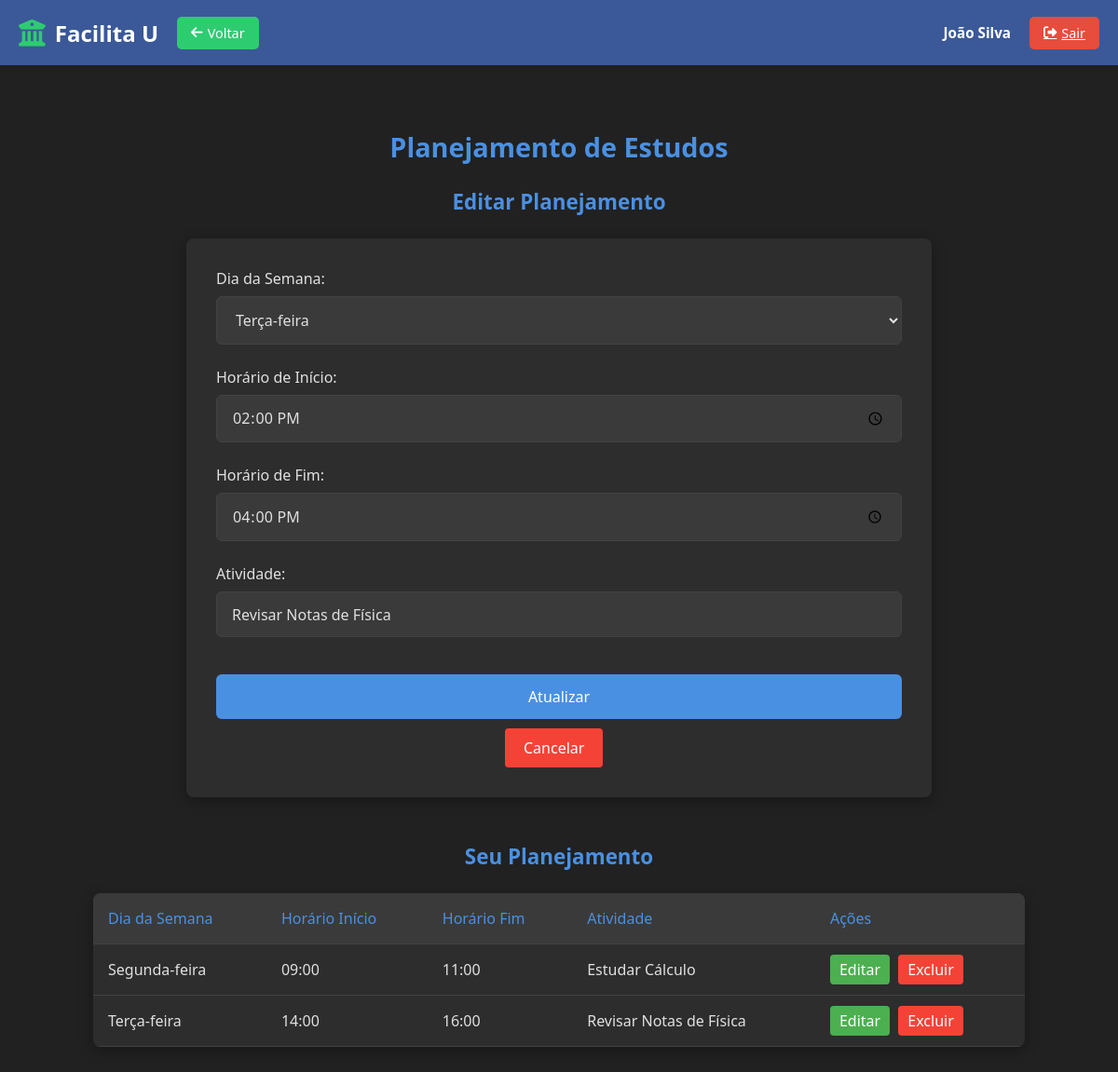
The app's page /Código/FacilitaU_proj/planejamento_estudos.php?editar=2 (signed in) with its own data.
### tables this page shows
CREATE TABLE Planejamento_Estudos (
    planejamento_id INT AUTO_INCREMENT PRIMARY KEY COMMENT 'Identificador único do planejamento',
    usuario_id INT NOT NULL COMMENT 'ID do usuário dono do planejamento (referência à tabela Usuarios)',
    dia_semana ENUM('segunda', 'terca', 'quarta', 'quinta', 'sexta', 'sabado', 'domingo') NOT NULL COMMENT 'Dia da semana para o planejamento',
    horario_inicio TIME NOT NULL COMMENT 'Horário de início da atividade',
    horario_fim TIME NOT NULL COMMENT 'Horário de término da atividade',
    atividade VARCHAR(100) NOT NULL COMMENT 'Descrição da atividade planejada',
    FOREIGN KEY (usuario_id) REFERENCES Usuarios(usuario_id) ON DELETE CASCADE
)COMMENT 'Tabela de planejamento de estudos dos estudantes';

### Código/FacilitaU_proj/planejamento_estudos.php (the view, shortened to what this page needs)
<?php
include 'config.php';
include 'header.php';
$usuario_id = $_SESSION['usuario_id'];
$editar_id = null;
$editar_dados = null;
if (isset($_GET['editar'])) {
    $editar_id = $_GET['editar'];
    $sql = "SELECT * FROM Planejamento_Estudos WHERE planejamento_id = ? AND usuario_id = ?";
    $stmt = $conn->prepare($sql);
    $stmt->bind_param("ii", $editar_id, $usuario_id);
    $stmt->execute();
    $result = $stmt->get_result();
    $editar_dados = $result->fetch_assoc();
}
$sql = "SELECT * FROM Planejamento_Estudos WHERE usuario_id = ? ORDER BY
        FIELD(dia_semana, 'segunda', 'terca', 'quarta', 'quinta', 'sexta', 'sabado', 'domingo'),
        horario_inicio";
$stmt = $conn->prepare($sql);
$stmt->bind_param("i", $usuario_id);
$stmt->execute();
$result = $stmt->get_result();
?>
<link rel="stylesheet" href="CSS/planejar_estudos.css">
<link rel="stylesheet" href="CSS/editarPlanejamento.css">
<h2>Planejamento de Estudos</h2>
<h3><?php echo isset($editar_id) ? "Editar Planejamento" : "Cadastrar Novo Planejamento"; ?></h3>
<form method="POST" action="planejamento_estudos.php" onsubmit="return validarHorarios()">
    <label for="dia_semana">Dia da Semana:</label>
    <select name="dia_semana" id="dia_semana" required>
        <?php
        $dias_semana = [
            'segunda' => 'Segunda-feira',
            'terca' => 'Terça-feira',
            'quarta' => 'Quarta-feira',
            'quinta' => 'Quinta-feira',
            'sexta' => 'Sexta-feira',
            'sabado' => 'Sábado',
            'domingo' => 'Domingo'
        ];
        foreach ($dias_semana as $valor => $nome) {
            $selected = (isset($editar_dados) && $editar_dados['dia_semana'] == $valor) ? 'selected' : '';
            echo "<option value='$valor' $selected>$nome</option>";
        }
        ?>
    </select>
    <label for="horario_inicio">Horário de Início:</label>
    <input type="time" name="horario_inicio" id="horario_inicio"
           value="<?php echo isset($editar_dados) ? $editar_dados['horario_inicio'] : ''; ?>" required>
    <label for="horario_fim">Horário de Fim:</label>
    <input type="time" name="horario_fim" id="horario_fim"
           value="<?php echo isset($editar_dados) ? $editar_dados['horario_fim'] : ''; ?>" required min="<?php echo isset($editar_dados) ? $editar_dados['horario_inicio'] : ''; ?>">
    <label for="atividade">Atividade:</label>
    <input type="text" name="atividade" id="atividade"
           value="<?php echo isset($editar_dados) ? htmlspecialchars($editar_dados['atividade']) : ''; ?>" required>
    <button type="submit"><?php echo isset($editar_id) ? "Atualizar" : "Cadastrar"; ?></button>
    <?php if (isset($editar_id)): ?>
        <a href="planejamento_estudos.php" class="cancel-button">Cancelar</a>
    <?php endif; ?>
</form>
<h3>Seu Planejamento</h3>
<?php
if ($result->num_rows > 0) {
    echo "<table>";
    echo "<tr><th>Dia da Semana</th><th>Horário Início</th><th>Horário Fim</th><th>Atividade</th><th>Ações</th></tr>";
    while ($row = $result->fetch_assoc()) {
        echo "<tr>";
        echo "<td>" . $dias_semana[$row['dia_semana']] . "</td>";
        echo "<td>" . substr($row['horario_inicio'], 0, 5) . "</td>";
        echo "<td>" . substr($row['horario_fim'], 0, 5) . "</td>";
        echo "<td>" . htmlspecialchars($row['atividade']) . "</td>";
        echo "<td class='actions'>";
        echo "<a href='planejamento_estudos.php?editar=" . $row['planejamento_id'] . "' class='edit-btn'>Editar</a> ";
        echo "<a href='planejamento_estudos.php?excluir=" . $row['planejamento_id'] . "' class='delete-btn' onclick='return confirm(\"Tem certeza que deseja excluir este planejamento?\")'>Excluir</a>";
        echo "</td>";
        echo "</tr>";
    }
    echo "</table>";
} else {
    echo "<p>Nenhum planejamento cadastrado.</p>";
}
?>
</body>
</html>

### Código/FacilitaU_proj/CSS/header.css (style rules this page uses)
:root { --primary-color: #3b5998; --secondary-color: #2ecc71; --text-light: #fff; --text-dark: #333; --header-height: 70px; --danger-color: #e74c3c; }

### Código/FacilitaU_proj/CSS/planejar_estudos.css (style rules this page uses)
:root { --bg-primary: #212121; --bg-secondary: #2d2d2d; --bg-tertiary: #3a3a3a; --text-primary: #e0e0e0; --text-secondary: #cccccc; --accent-color: #4a90e2; --success-color: #2ecc71; --error-color: #e74c3c; --border-color: #424242; }
* { margin: 0; padding: 0; box-sizing: border-box; font-family: "Segoe UI", Tahoma, Geneva, Verdana, sans-serif; }
body { background-color: var(--bg-primary); color: var(--text-primary); min-height: 100vh; padding: 2rem; transition: background-color 0.4s ease, color 0.4s ease; }
h2, h3 { color: var(--accent-color); margin-bottom: 1.5rem; }
h2 { font-size: 1.8rem; text-align: center; margin-top: 1rem; }
h3 { font-size: 1.4rem; text-align: center; margin-top: 1rem; }
form { max-width: 800px; margin: 0 auto 3rem; background-color: var(--bg-secondary); padding: 2rem; border-radius: 8px; box-shadow: 0 4px 15px rgba(0, 0, 0, 0.3); transition: background-color 0.4s ease; }
label { display: block; margin-bottom: 0.5rem; color: var(--text-primary); font-weight: 500; }
select, input[type="time"], input[type="text"] { width: 100%; padding: 0.8rem 1rem; margin-bottom: 1.5rem; background-color: var(--bg-tertiary); border: 1px solid var(--border-color); border-radius: 6px; color: var(--text-primary); font-size: 1rem; transition: border-color 0.3s ease, box-shadow 0.3s ease, background-color 0.3s ease; }
button[type="submit"] { background-color: var(--accent-color); color: white; border: none; padding: 0.8rem 1.5rem; border-radius: 6px; font-size: 1rem; font-weight: 500; cursor: pointer; transition: background-color 0.3s ease; width: 100%; margin-top: 1rem; }
table { width: 100%; max-width: 1000px; margin: 0 auto; border-collapse: collapse; background-color: var(--bg-secondary); border-radius: 8px; overflow: hidden; box-shadow: 0 4px 15px rgba(0, 0, 0, 0.3); transition: background-color 0.4s ease; }
th, td { padding: 1rem; text-align: left; border-bottom: 1px solid var(--border-color); }
th { background-color: var(--bg-tertiary); color: var(--accent-color); font-weight: 500; }

### Código/FacilitaU_proj/CSS/editarPlanejamento.css (style rules this page uses)
.actions { white-space: nowrap; }
.edit-btn { background-color: #4caf50; color: white; padding: 5px 10px; text-decoration: none; border-radius: 4px; margin-right: 5px; }
.delete-btn { background-color: #f44336; color: white; padding: 5px 10px; text-decoration: none; border-radius: 4px; }
.cancel-button { background-color: #f44336; color: white; padding: 10px 20px; text-decoration: none; border-radius: 4px; margin-left: 310px; display: inline-block; margin-top: 10px; }

### records on screen
planejamento_estudos: horario_inicio "14:00:00", horario_fim "16:00:00", atividade "Revisar Notas de Física", dia_semana "Terça-feira", horario_inicio "14:00", horario_fim "16:00"
planejamento_estudos: dia_semana "Segunda-feira", horario_inicio "09:00", horario_fim "11:00", atividade "Estudar Cálculo"

### other values on screen
$_SESSION['nome'] "João Silva"
form field dia_semana "Terça-feira"
